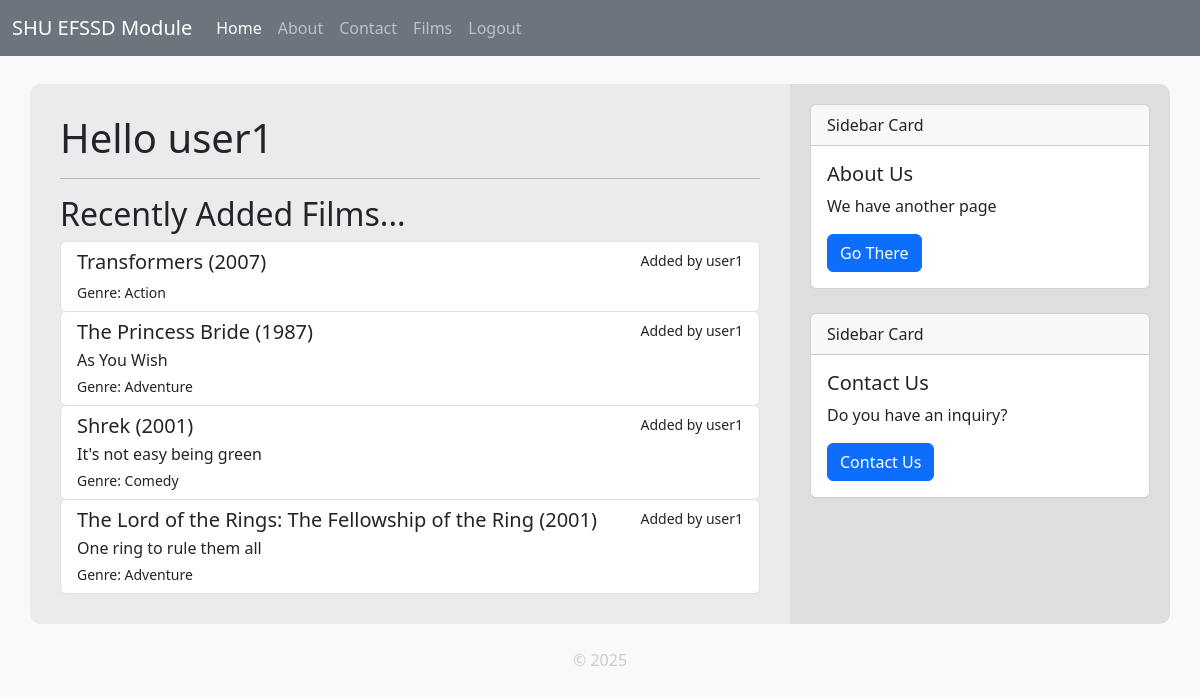
/ (signed in), run on the app's committed database.
### tables this page shows
CREATE TABLE users (
  id INTEGER PRIMARY KEY AUTOINCREMENT,
  username TEXT UNIQUE NOT NULL,
  password TEXT NOT NULL
);

CREATE TABLE films (
    id INTEGER PRIMARY KEY AUTOINCREMENT,
    created TIMESTAMP DEFAULT CURRENT_TIMESTAMP,
    user INTEGER NOT NULL REFERENCES users(id),
    title TEXT NOT NULL,
    tagline TEXT,
    director TEXT,
    poster TEXT,
    release_year INTEGER,
    genre TEXT,
    watched BOOLEAN,
    rating INTEGER,
    review TEXT
);

### app.py (the view)
@app.route('/')
def index():
    studentName = "SHU Student"
    if 'username' in session:
        studentName = session['username']
    films = get_all_films(limit=5, order_by='created DESC')  # Fetch the latest 5 films added
    return render_template('index.html', title="Welcome", username=studentName, films=films)

### app.py (called while the page is built)
@app.context_processor
def inject_site_name():
    return dict(siteName=siteName)

@app.context_processor
def inject_csrf_token():
    return dict(csrf_token=generate_csrf())

@app.template_filter()
def get_username(user_id):
    user = get_user_by_id(user_id)
    return user['username'] if user else 'Unknown'

### db/db.py (called while the page is built)
def get_db_connection():
    BASE_DIR = os.path.dirname(os.path.abspath(__file__))  # Get the directory of the current file
    DB_PATH = os.path.join(BASE_DIR, 'database.db') # Construct the full path to the database file
    conn = sqlite3.connect(DB_PATH)                 # Connect to the database
    conn.row_factory = sqlite3.Row                  # Enable dictionary-like access to rows
    return conn

def get_user_by_id(user_id):
    conn = get_db_connection()
    user = conn.execute('SELECT * FROM users WHERE id = ?', (user_id,)).fetchone()
    conn.close()
    if user is None:
        abort(404)
    return user

def get_all_films(user=None, limit=None, order_by='title ASC'):
    conn = get_db_connection()
    query = 'SELECT * FROM films'
    if user:
        query += ' WHERE user = ?'
    query += f' ORDER BY {order_by}'
    if limit:
        query += f' LIMIT {limit}'
    if user:
        films = conn.execute(query, (user,)).fetchall()
    else:
        films = conn.execute(query).fetchall()
    conn.close()
    return films

### templates/index.html
{% extends "base.html" %}
{% block content %}
<h1>Hello {{ username }}</h1>
<hr>
<h2>Recently Added Films...</h2>
<div class="list-group">
    {% for film in films %}
    <a href="{{ url_for('film', id=film['id']) }}" class="list-group-item list-group
item-action">
        <div class="d-flex w-100 justify-content-between">
            <h5 class="mb-1">{{ film['title'] }} ({{ film['release_year'] }})</h5>
            <small>Added by {{ film['user'] | get_username }}</small>
        </div>
        <p class="mb-1">{{ film['tagline'] }}</p>
        <small>Genre: {{ film['genre'] }}</small>
    </a>
    {% else %}
    <p class="text-muted">No films available.</p>
    {% endfor %}
</div>
{% endblock %}

### static/styles.css (style rules this page uses)
body { background-color: #f8f9fa; color: #212529; }

### data on the page
users: username "user1"
films: title "Transformers", release_year "2007", user|get_username "user1", genre "Action"
films: title "The Princess Bride", release_year "1987", user|get_username "user1", tagline "As You Wish", genre "Adventure"
films: title "Shrek", release_year "2001", user|get_username "user1", tagline "It's not easy being green", genre "Comedy"
films: title "The Lord of the Rings: The Fellowship of the Ring", release_year "2001", user|get_username "user1", tagline "One ring to rule them all", genre "Adventure"

### other printed values
{{ siteName }} "SHU EFSSD Module"
